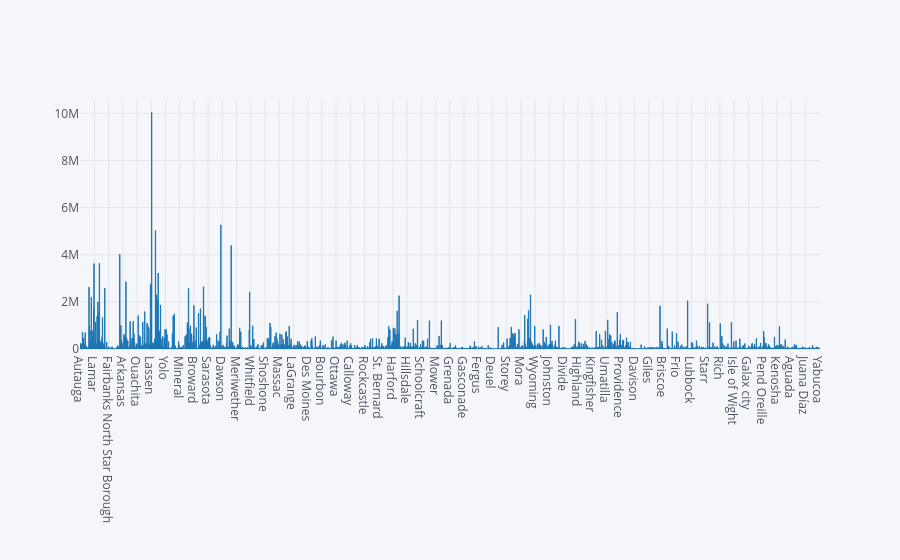

The code cell stored with this chart in its notebook:
### Code cell
cf.go_offline()

us_df.iplot(kind='bar', x='County', y='TotalPop')

### Figure 1 — Plotly figure (JSON) as saved in the notebook; plotly's stock layout.template omitted (floating-point values rounded to 4 significant figures; data arrays with more than 128 entries replaced by an {"elided": "..."} marker saying what was removed)
{"data": [{"marker": {"color": "rgba(31, 119, 180, 0.6)", "line": {"color": "rgba(31, 119, 180, 1.0)", "width": 1}}, "name": "TotalPop", "orientation": "v", "text": "", "type": "bar", "x": {"elided": "3218 str values"}, "y": {"elided": "3218 int values"}}], "layout": {"legend": {"bgcolor": "#F5F6F9", "font": {"color": "#4D5663"}}, "paper_bgcolor": "#F5F6F9", "plot_bgcolor": "#F5F6F9", "title": {"font": {"color": "#4D5663"}}, "xaxis": {"gridcolor": "#E1E5ED", "showgrid": true, "tickfont": {"color": "#4D5663"}, "title": {"font": {"color": "#4D5663"}, "text": ""}, "zerolinecolor": "#E1E5ED"}, "yaxis": {"gridcolor": "#E1E5ED", "showgrid": true, "tickfont": {"color": "#4D5663"}, "title": {"font": {"color": "#4D5663"}, "text": ""}, "zerolinecolor": "#E1E5ED"}}}
